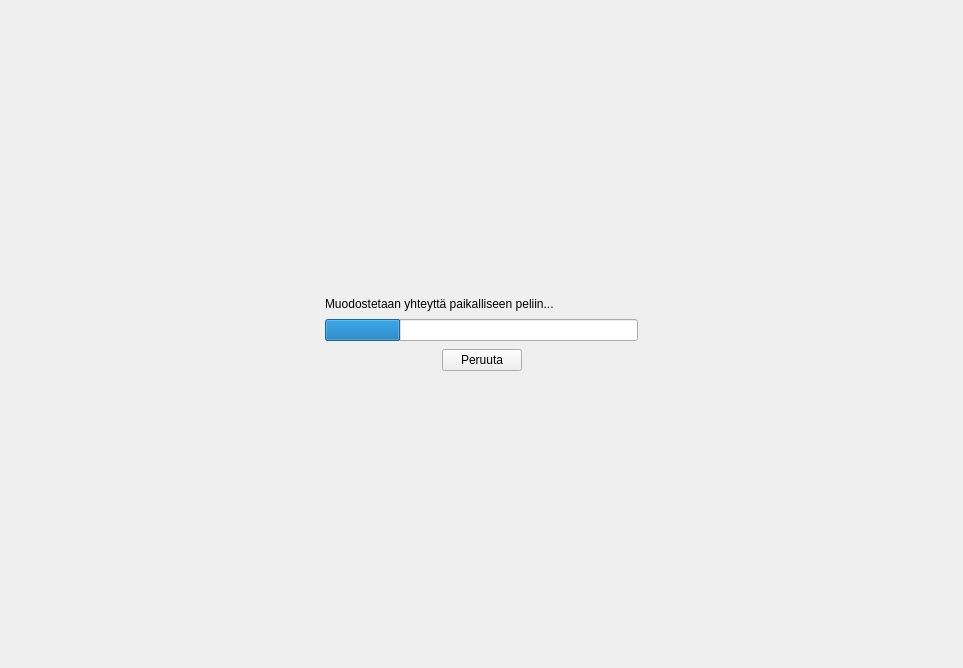
<?xml version="1.0" encoding="UTF-8"?>
<ui version="4.0">
 <class>GameLoadingScreen</class>
 <widget class="QWidget" name="GameLoadingScreen">
  <property name="geometry">
   <rect>
    <x>0</x>
    <y>0</y>
    <width>963</width>
    <height>668</height>
   </rect>
  </property>
  <property name="windowTitle">
   <string>Form</string>
  </property>
  <layout class="QVBoxLayout" name="verticalLayout">
   <item>
    <layout class="QGridLayout" name="gridLayout">
     <property name="spacing">
      <number>0</number>
     </property>
     <item row="1" column="0">
      <spacer name="horizontalSpacer_2">
       <property name="orientation">
        <enum>Qt::Horizontal</enum>
       </property>
       <property name="sizeHint" stdset="0">
        <size>
         <width>40</width>
         <height>20</height>
        </size>
       </property>
      </spacer>
     </item>
     <item row="1" column="2">
      <spacer name="horizontalSpacer_5">
       <property name="orientation">
        <enum>Qt::Horizontal</enum>
       </property>
       <property name="sizeHint" stdset="0">
        <size>
         <width>40</width>
         <height>20</height>
        </size>
       </property>
      </spacer>
     </item>
     <item row="2" column="1">
      <spacer name="verticalSpacer_2">
       <property name="orientation">
        <enum>Qt::Vertical</enum>
       </property>
       <property name="sizeHint" stdset="0">
        <size>
         <width>20</width>
         <height>40</height>
        </size>
       </property>
      </spacer>
     </item>
     <item row="1" column="1">
      <layout class="QVBoxLayout" name="verticalLayout_2">
       <property name="spacing">
        <number>8</number>
       </property>
       <item>
        <widget class="QLabel" name="progressLabel">
         <property name="text">
          <string>Muodostetaan yhteyttä paikalliseen peliin...</string>
         </property>
        </widget>
       </item>
       <item>
        <widget class="QProgressBar" name="progressBar">
         <property name="value">
          <number>24</number>
         </property>
         <property name="textVisible">
          <bool>false</bool>
         </property>
        </widget>
       </item>
       <item>
        <layout class="QHBoxLayout" name="horizontalLayout">
         <property name="spacing">
          <number>0</number>
         </property>
         <item>
          <spacer name="horizontalSpacer">
           <property name="orientation">
            <enum>Qt::Horizontal</enum>
           </property>
           <property name="sizeHint" stdset="0">
            <size>
             <width>40</width>
             <height>20</height>
            </size>
           </property>
          </spacer>
         </item>
         <item>
          <widget class="QPushButton" name="cancelButton">
           <property name="text">
            <string>Peruuta</string>
           </property>
          </widget>
         </item>
         <item>
          <spacer name="horizontalSpacer_3">
           <property name="orientation">
            <enum>Qt::Horizontal</enum>
           </property>
           <property name="sizeHint" stdset="0">
            <size>
             <width>40</width>
             <height>20</height>
            </size>
           </property>
          </spacer>
         </item>
        </layout>
       </item>
      </layout>
     </item>
     <item row="0" column="1">
      <spacer name="verticalSpacer">
       <property name="orientation">
        <enum>Qt::Vertical</enum>
       </property>
       <property name="sizeHint" stdset="0">
        <size>
         <width>20</width>
         <height>40</height>
        </size>
       </property>
      </spacer>
     </item>
    </layout>
   </item>
  </layout>
 </widget>
 <resources/>
 <connections/>
</ui>
